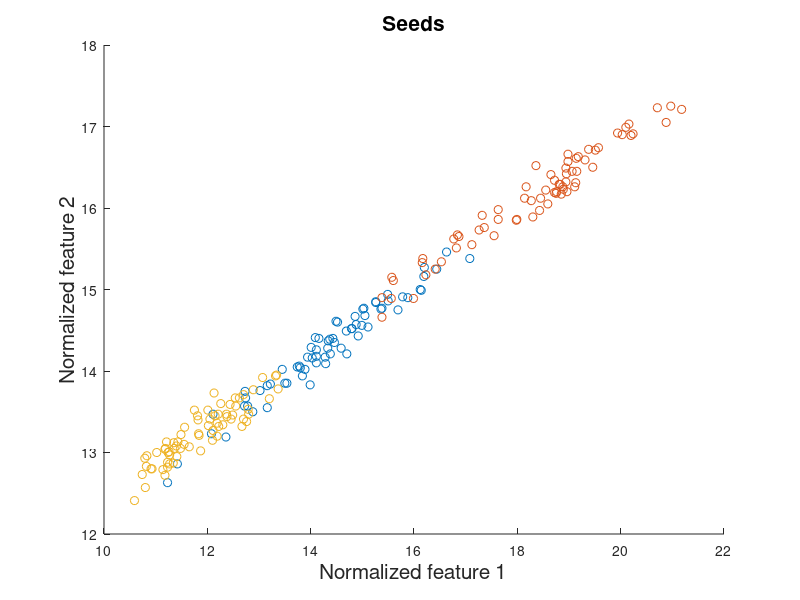

Reproduce this figure in MATLAB. (Note: this script raises an error after producing the figure.)
clear
clc
rng(0)
replicate=5000;
%% load data
num_class=3;
num_feature=7;
num_instance=210;
load("./seeds/seeds.mat");
X(any(isnan(X), 2), :) = [];
true_idx=X(:,end);
X(:,end)=[];

% reference scatter diagram
figure;
gscatter(X(:,1), X(:,2), true_idx);
title('Seeds','FontSize',15)
xlabel('Normalized feature 1','FontSize',15)
ylabel('Normalized feature 2','FontSize',15)
legend off
saveas(gcf,'./seeds/ground_truth.jpg');
hold off;
% cv0
label=unique(true_idx);
for k=1:num_class
    Ns(k)=sum(true_idx==label(k));
end
cv0=std(Ns)/mean(Ns);
%
alpha='dvariance';
output='./seeds';
is_plot=1;
is_saveplot=1;
eval_clustering(X,num_class,true_idx,replicate,alpha,output,is_plot,is_saveplot);